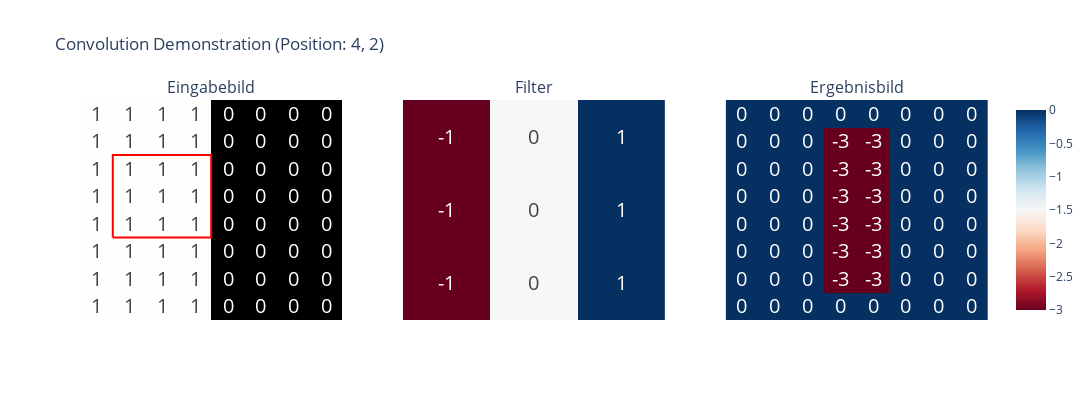
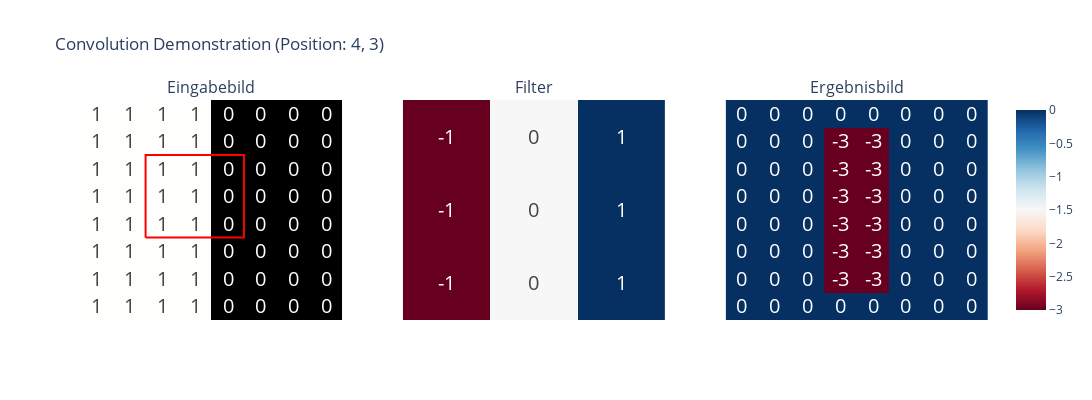
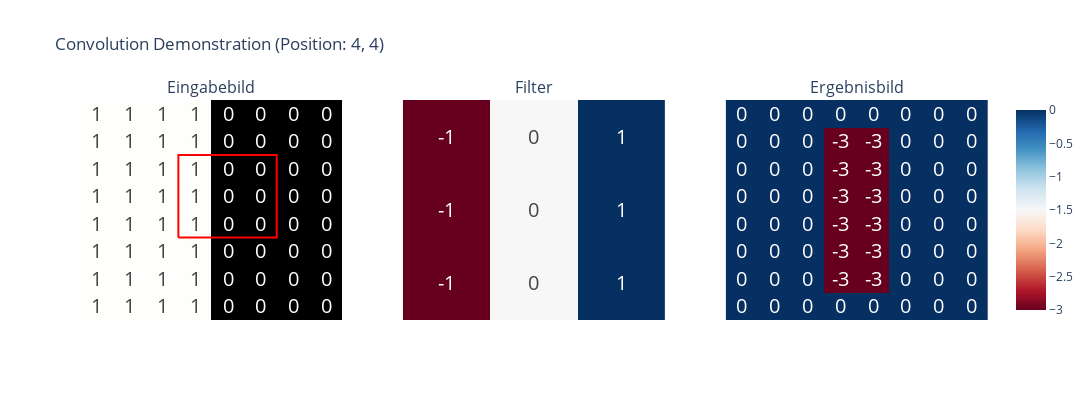
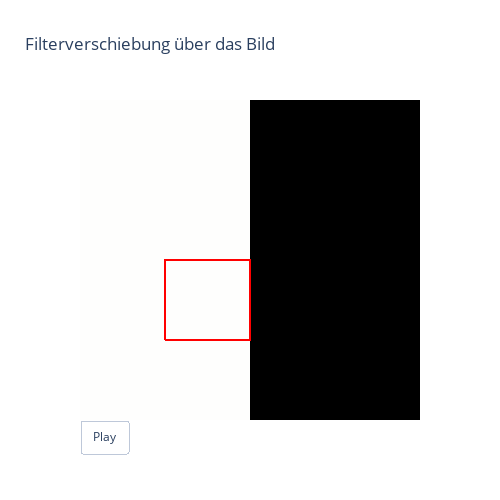

Notebook code cell kept with these figures, in order:
### Markdown cell above
# Wie Netze Bilder verarbeiten (Convolution)

### Code cell
import numpy as np
import plotly.graph_objects as go
from plotly.subplots import make_subplots

# Ein einfaches 8x8 Bild mit einer vertikalen Kante erstellen
image = np.zeros((8, 8))
image[:, :4] = 1  # Linke Hälfte weiß, rechte Hälfte schwarz

# Kantenerkennungsfilter definieren
filter = np.array([
    [-1, 0, 1],
    [-1, 0, 1],
    [-1, 0, 1]
])

# Funktion für Convolution an einer Position
def apply_filter(image, filter, pos_x, pos_y):
    result = 0
    for i in range(3):
        for j in range(3):
            if (pos_x+i-1 >= 0 and pos_x+i-1 < image.shape[0] and 
                pos_y+j-1 >= 0 and pos_y+j-1 < image.shape[1]):
                result += image[pos_x+i-1, pos_y+j-1] * filter[i, j]
    return result

# Komplettes Ergebnisbild berechnen
result_image = np.zeros_like(image)
for i in range(1, image.shape[0]-1):
    for j in range(1, image.shape[1]-1):
        result_image[i, j] = apply_filter(image, filter, i, j)

# Visualisierung
def plot_convolution(image, filter, pos_x, pos_y):
    # Erstelle Figure mit Subplots
    fig = make_subplots(
        rows=1, cols=3,
        subplot_titles=('Eingabebild', 'Filter', 'Ergebnisbild'),
        column_widths=[0.33, 0.33, 0.33]
    )

    # Eingabebild
    fig.add_trace(
        go.Heatmap(
            z=image,
            colorscale='gray',
            showscale=False,
            text=np.round(image, 2),
            texttemplate='%{text}',
            textfont={"size": 20},
        ),
        row=1, col=1
    )

    # Filter hervorheben
    if pos_x is not None and pos_y is not None:
        fig.add_trace(
            go.Scatter(
                x=[pos_y-1.5, pos_y+1.5, pos_y+1.5, pos_y-1.5, pos_y-1.5],
                y=[pos_x-1.5, pos_x-1.5, pos_x+1.5, pos_x+1.5, pos_x-1.5],
                mode='lines',
                line=dict(color='red', width=2),
                showlegend=False
            ),
            row=1, col=1
        )

    # Filter
    fig.add_trace(
        go.Heatmap(
            z=filter,
            colorscale='RdBu',
            text=filter,
            texttemplate='%{text}',
            textfont={"size": 20},
            showscale=False
        ),
        row=1, col=2
    )

    # Ergebnisbild
    fig.add_trace(
        go.Heatmap(
            z=result_image,
            colorscale='RdBu',
            text=np.round(result_image, 2),
            texttemplate='%{text}',
            textfont={"size": 20},
        ),
        row=1, col=3
    )

    # Layout anpassen
    fig.update_layout(
        height=400,
        width=1200,
        title_text=f"Convolution Demonstration (Position: {pos_x}, {pos_y})",
        showlegend=False
    )

    # Achsen anpassen
    for i in range(1, 4):
        fig.update_xaxes(showgrid=False, zeroline=False, showticklabels=False, row=1, col=i)
        fig.update_yaxes(showgrid=False, zeroline=False, showticklabels=False, row=1, col=i)

    fig.show()

# Verschiedene Positionen zeigen
positions = [(4, 2), (4, 3), (4, 4)]  # Positionen vor, auf und nach der Kante
for pos_x, pos_y in positions:
    plot_convolution(image, filter, pos_x, pos_y)

# Zusätzlich: Animation der Filterverschiebung erstellen
frames = []
for x in range(1, 7):
    for y in range(1, 7):
        frames.append(go.Frame(
            data=[
                go.Heatmap(z=image, colorscale='gray', showscale=False),
                go.Scatter(
                    x=[y-1.5, y+1.5, y+1.5, y-1.5, y-1.5],
                    y=[x-1.5, x-1.5, x+1.5, x+1.5, x-1.5],
                    mode='lines',
                    line=dict(color='red', width=2)
                )
            ],
            name=f'frame_{x}_{y}'
        ))
fig = go.Figure()

# Basisdaten (erstes Frame)
fig.add_trace(
    go.Heatmap(
        z=image,
        colorscale='gray',
        showscale=False,
        name='image'
    )
)

fig.add_trace(
    go.Scatter(
        x=[1.5, 3.5, 3.5, 1.5, 1.5],
        y=[1.5, 1.5, 3.5, 3.5, 1.5],
        mode='lines',
        line=dict(color='red', width=2),
        name='filter'
    )
)

# Frames erstellen
frames = []
for x in range(1, 7):
    for y in range(1, 7):
        frame = go.Frame(
            data=[
                # Bild in jedem Frame neu zeichnen
                go.Heatmap(
                    z=image,
                    colorscale='gray',
                    showscale=False,
                    name='image'
                ),
                # Rotes Rechteck für Filter-Position
                go.Scatter(
                    x=[y-1.5, y+1.5, y+1.5, y-1.5, y-1.5],
                    y=[x-1.5, x-1.5, x+1.5, x+1.5, x-1.5],
                    mode='lines',
                    line=dict(color='red', width=2),
                    name='filter'
                )
            ],
            name=f'frame_{x}_{y}'
        )
        frames.append(frame)

fig.frames = frames

# Layout optimieren
fig.update_layout(
    title="Filterverschiebung über das Bild",
    width=500,
    height=500,
    updatemenus=[{
        'type': 'buttons',
        'showactive': False,
        'y': 0,
        'x': 0,
        'xanchor': 'left',
        'yanchor': 'top',
        'buttons': [{
            'label': 'Play',
            'method': 'animate',
            'args': [None, {
                'frame': {'duration': 300, 'redraw': True},
                'fromcurrent': True,
                'mode': 'immediate',
            }]
        }]
    }]
)

# Achsen anpassen
fig.update_xaxes(showgrid=False, zeroline=False, showticklabels=False, range=[-0.5, 7.5])
fig.update_yaxes(showgrid=False, zeroline=False, showticklabels=False, range=[-0.5, 7.5])

fig.show()

### Figure 1 — Plotly figure (JSON) as saved in the notebook; plotly's stock layout.template omitted (floating-point values rounded to 4 significant figures)
{"data": [{"colorscale": [[0, "rgb(0, 0, 0)"], [0.09091, "rgb(16, 16, 16)"], [0.1818, "rgb(38, 38, 38)"], [0.2727, "rgb(59, 59, 59)"], [0.3636, "rgb(81, 80, 80)"], [0.4545, "rgb(102, 101, 101)"], [0.5455, "rgb(124, 123, 122)"], [0.6364, "rgb(146, 146, 145)"], [0.7273, "rgb(171, 171, 170)"], [0.8182, "rgb(197, 197, 195)"], [0.9091, "rgb(224, 224, 223)"], [1, "rgb(254, 254, 253)"]], "showscale": false, "text": [[1, 1, 1, 1, 0, 0, 0, 0], [1, 1, 1, 1, 0, 0, 0, 0], [1, 1, 1, 1, 0, 0, 0, 0], [1, 1, 1, 1, 0, 0, 0, 0], [1, 1, 1, 1, 0, 0, 0, 0], [1, 1, 1, 1, 0, 0, 0, 0], [1, 1, 1, 1, 0, 0, 0, 0], [1, 1, 1, 1, 0, 0, 0, 0]], "textfont": {"size": 20}, "texttemplate": "%{text}", "type": "heatmap", "xaxis": "x", "yaxis": "y", "z": [[1, 1, 1, 1, 0, 0, 0, 0], [1, 1, 1, 1, 0, 0, 0, 0], [1, 1, 1, 1, 0, 0, 0, 0], [1, 1, 1, 1, 0, 0, 0, 0], [1, 1, 1, 1, 0, 0, 0, 0], [1, 1, 1, 1, 0, 0, 0, 0], [1, 1, 1, 1, 0, 0, 0, 0], [1, 1, 1, 1, 0, 0, 0, 0]]}, {"line": {"color": "red", "width": 2}, "mode": "lines", "showlegend": false, "type": "scatter", "x": [0.5, 3.5, 3.5, 0.5, 0.5], "xaxis": "x", "y": [2.5, 2.5, 5.5, 5.5, 2.5], "yaxis": "y"}, {"colorscale": [[0, "rgb(103,0,31)"], [0.1, "rgb(178,24,43)"], [0.2, "rgb(214,96,77)"], [0.3, "rgb(244,165,130)"], [0.4, "rgb(253,219,199)"], [0.5, "rgb(247,247,247)"], [0.6, "rgb(209,229,240)"], [0.7, "rgb(146,197,222)"], [0.8, "rgb(67,147,195)"], [0.9, "rgb(33,102,172)"], [1, "rgb(5,48,97)"]], "showscale": false, "text": [[-1, 0, 1], [-1, 0, 1], [-1, 0, 1]], "textfont": {"size": 20}, "texttemplate": "%{text}", "type": "heatmap", "xaxis": "x2", "yaxis": "y2", "z": [[-1, 0, 1], [-1, 0, 1], [-1, 0, 1]]}, {"colorscale": [[0, "rgb(103,0,31)"], [0.1, "rgb(178,24,43)"], [0.2, "rgb(214,96,77)"], [0.3, "rgb(244,165,130)"], [0.4, "rgb(253,219,199)"], [0.5, "rgb(247,247,247)"], [0.6, "rgb(209,229,240)"], [0.7, "rgb(146,197,222)"], [0.8, "rgb(67,147,195)"], [0.9, "rgb(33,102,172)"], [1, "rgb(5,48,97)"]], "text": [[0, 0, 0, 0, 0, 0, 0, 0], [0, 0, 0, -3, -3, 0, 0, 0], [0, 0, 0, -3, -3, 0, 0, 0], [0, 0, 0, -3, -3, 0, 0, 0], [0, 0, 0, -3, -3, 0, 0, 0], [0, 0, 0, -3, -3, 0, 0, 0], [0, 0, 0, -3, -3, 0, 0, 0], [0, 0, 0, 0, 0, 0, 0, 0]], "textfont": {"size": 20}, "texttemplate": "%{text}", "type": "heatmap", "xaxis": "x3", "yaxis": "y3", "z": [[0, 0, 0, 0, 0, 0, 0, 0], [0, 0, 0, -3, -3, 0, 0, 0], [0, 0, 0, -3, -3, 0, 0, 0], [0, 0, 0, -3, -3, 0, 0, 0], [0, 0, 0, -3, -3, 0, 0, 0], [0, 0, 0, -3, -3, 0, 0, 0], [0, 0, 0, -3, -3, 0, 0, 0], [0, 0, 0, 0, 0, 0, 0, 0]]}], "layout": {"annotations": [{"font": {"size": 16}, "showarrow": false, "text": "Eingabebild", "x": 0.1444, "xanchor": "center", "xref": "paper", "y": 1, "yanchor": "bottom", "yref": "paper"}, {"font": {"size": 16}, "showarrow": false, "text": "Filter", "x": 0.5, "xanchor": "center", "xref": "paper", "y": 1, "yanchor": "bottom", "yref": "paper"}, {"font": {"size": 16}, "showarrow": false, "text": "Ergebnisbild", "x": 0.8556, "xanchor": "center", "xref": "paper", "y": 1, "yanchor": "bottom", "yref": "paper"}], "height": 400, "showlegend": false, "title": {"text": "Convolution Demonstration (Position: 4, 2)"}, "width": 1200, "xaxis": {"anchor": "y", "domain": [0, 0.2889], "showgrid": false, "showticklabels": false, "zeroline": false}, "xaxis2": {"anchor": "y2", "domain": [0.3556, 0.6444], "showgrid": false, "showticklabels": false, "zeroline": false}, "xaxis3": {"anchor": "y3", "domain": [0.7111, 1], "showgrid": false, "showticklabels": false, "zeroline": false}, "yaxis": {"anchor": "x", "domain": [0, 1], "showgrid": false, "showticklabels": false, "zeroline": false}, "yaxis2": {"anchor": "x2", "domain": [0, 1], "showgrid": false, "showticklabels": false, "zeroline": false}, "yaxis3": {"anchor": "x3", "domain": [0, 1], "showgrid": false, "showticklabels": false, "zeroline": false}}}

### Figure 2 — Plotly figure (JSON) as saved in the notebook; plotly's stock layout.template omitted (floating-point values rounded to 4 significant figures)
{"data": [{"colorscale": [[0, "rgb(0, 0, 0)"], [0.09091, "rgb(16, 16, 16)"], [0.1818, "rgb(38, 38, 38)"], [0.2727, "rgb(59, 59, 59)"], [0.3636, "rgb(81, 80, 80)"], [0.4545, "rgb(102, 101, 101)"], [0.5455, "rgb(124, 123, 122)"], [0.6364, "rgb(146, 146, 145)"], [0.7273, "rgb(171, 171, 170)"], [0.8182, "rgb(197, 197, 195)"], [0.9091, "rgb(224, 224, 223)"], [1, "rgb(254, 254, 253)"]], "showscale": false, "text": [[1, 1, 1, 1, 0, 0, 0, 0], [1, 1, 1, 1, 0, 0, 0, 0], [1, 1, 1, 1, 0, 0, 0, 0], [1, 1, 1, 1, 0, 0, 0, 0], [1, 1, 1, 1, 0, 0, 0, 0], [1, 1, 1, 1, 0, 0, 0, 0], [1, 1, 1, 1, 0, 0, 0, 0], [1, 1, 1, 1, 0, 0, 0, 0]], "textfont": {"size": 20}, "texttemplate": "%{text}", "type": "heatmap", "xaxis": "x", "yaxis": "y", "z": [[1, 1, 1, 1, 0, 0, 0, 0], [1, 1, 1, 1, 0, 0, 0, 0], [1, 1, 1, 1, 0, 0, 0, 0], [1, 1, 1, 1, 0, 0, 0, 0], [1, 1, 1, 1, 0, 0, 0, 0], [1, 1, 1, 1, 0, 0, 0, 0], [1, 1, 1, 1, 0, 0, 0, 0], [1, 1, 1, 1, 0, 0, 0, 0]]}, {"line": {"color": "red", "width": 2}, "mode": "lines", "showlegend": false, "type": "scatter", "x": [1.5, 4.5, 4.5, 1.5, 1.5], "xaxis": "x", "y": [2.5, 2.5, 5.5, 5.5, 2.5], "yaxis": "y"}, {"colorscale": [[0, "rgb(103,0,31)"], [0.1, "rgb(178,24,43)"], [0.2, "rgb(214,96,77)"], [0.3, "rgb(244,165,130)"], [0.4, "rgb(253,219,199)"], [0.5, "rgb(247,247,247)"], [0.6, "rgb(209,229,240)"], [0.7, "rgb(146,197,222)"], [0.8, "rgb(67,147,195)"], [0.9, "rgb(33,102,172)"], [1, "rgb(5,48,97)"]], "showscale": false, "text": [[-1, 0, 1], [-1, 0, 1], [-1, 0, 1]], "textfont": {"size": 20}, "texttemplate": "%{text}", "type": "heatmap", "xaxis": "x2", "yaxis": "y2", "z": [[-1, 0, 1], [-1, 0, 1], [-1, 0, 1]]}, {"colorscale": [[0, "rgb(103,0,31)"], [0.1, "rgb(178,24,43)"], [0.2, "rgb(214,96,77)"], [0.3, "rgb(244,165,130)"], [0.4, "rgb(253,219,199)"], [0.5, "rgb(247,247,247)"], [0.6, "rgb(209,229,240)"], [0.7, "rgb(146,197,222)"], [0.8, "rgb(67,147,195)"], [0.9, "rgb(33,102,172)"], [1, "rgb(5,48,97)"]], "text": [[0, 0, 0, 0, 0, 0, 0, 0], [0, 0, 0, -3, -3, 0, 0, 0], [0, 0, 0, -3, -3, 0, 0, 0], [0, 0, 0, -3, -3, 0, 0, 0], [0, 0, 0, -3, -3, 0, 0, 0], [0, 0, 0, -3, -3, 0, 0, 0], [0, 0, 0, -3, -3, 0, 0, 0], [0, 0, 0, 0, 0, 0, 0, 0]], "textfont": {"size": 20}, "texttemplate": "%{text}", "type": "heatmap", "xaxis": "x3", "yaxis": "y3", "z": [[0, 0, 0, 0, 0, 0, 0, 0], [0, 0, 0, -3, -3, 0, 0, 0], [0, 0, 0, -3, -3, 0, 0, 0], [0, 0, 0, -3, -3, 0, 0, 0], [0, 0, 0, -3, -3, 0, 0, 0], [0, 0, 0, -3, -3, 0, 0, 0], [0, 0, 0, -3, -3, 0, 0, 0], [0, 0, 0, 0, 0, 0, 0, 0]]}], "layout": {"annotations": [{"font": {"size": 16}, "showarrow": false, "text": "Eingabebild", "x": 0.1444, "xanchor": "center", "xref": "paper", "y": 1, "yanchor": "bottom", "yref": "paper"}, {"font": {"size": 16}, "showarrow": false, "text": "Filter", "x": 0.5, "xanchor": "center", "xref": "paper", "y": 1, "yanchor": "bottom", "yref": "paper"}, {"font": {"size": 16}, "showarrow": false, "text": "Ergebnisbild", "x": 0.8556, "xanchor": "center", "xref": "paper", "y": 1, "yanchor": "bottom", "yref": "paper"}], "height": 400, "showlegend": false, "title": {"text": "Convolution Demonstration (Position: 4, 3)"}, "width": 1200, "xaxis": {"anchor": "y", "domain": [0, 0.2889], "showgrid": false, "showticklabels": false, "zeroline": false}, "xaxis2": {"anchor": "y2", "domain": [0.3556, 0.6444], "showgrid": false, "showticklabels": false, "zeroline": false}, "xaxis3": {"anchor": "y3", "domain": [0.7111, 1], "showgrid": false, "showticklabels": false, "zeroline": false}, "yaxis": {"anchor": "x", "domain": [0, 1], "showgrid": false, "showticklabels": false, "zeroline": false}, "yaxis2": {"anchor": "x2", "domain": [0, 1], "showgrid": false, "showticklabels": false, "zeroline": false}, "yaxis3": {"anchor": "x3", "domain": [0, 1], "showgrid": false, "showticklabels": false, "zeroline": false}}}

### Figure 3 — Plotly figure (JSON) as saved in the notebook; plotly's stock layout.template omitted (floating-point values rounded to 4 significant figures)
{"data": [{"colorscale": [[0, "rgb(0, 0, 0)"], [0.09091, "rgb(16, 16, 16)"], [0.1818, "rgb(38, 38, 38)"], [0.2727, "rgb(59, 59, 59)"], [0.3636, "rgb(81, 80, 80)"], [0.4545, "rgb(102, 101, 101)"], [0.5455, "rgb(124, 123, 122)"], [0.6364, "rgb(146, 146, 145)"], [0.7273, "rgb(171, 171, 170)"], [0.8182, "rgb(197, 197, 195)"], [0.9091, "rgb(224, 224, 223)"], [1, "rgb(254, 254, 253)"]], "showscale": false, "text": [[1, 1, 1, 1, 0, 0, 0, 0], [1, 1, 1, 1, 0, 0, 0, 0], [1, 1, 1, 1, 0, 0, 0, 0], [1, 1, 1, 1, 0, 0, 0, 0], [1, 1, 1, 1, 0, 0, 0, 0], [1, 1, 1, 1, 0, 0, 0, 0], [1, 1, 1, 1, 0, 0, 0, 0], [1, 1, 1, 1, 0, 0, 0, 0]], "textfont": {"size": 20}, "texttemplate": "%{text}", "type": "heatmap", "xaxis": "x", "yaxis": "y", "z": [[1, 1, 1, 1, 0, 0, 0, 0], [1, 1, 1, 1, 0, 0, 0, 0], [1, 1, 1, 1, 0, 0, 0, 0], [1, 1, 1, 1, 0, 0, 0, 0], [1, 1, 1, 1, 0, 0, 0, 0], [1, 1, 1, 1, 0, 0, 0, 0], [1, 1, 1, 1, 0, 0, 0, 0], [1, 1, 1, 1, 0, 0, 0, 0]]}, {"line": {"color": "red", "width": 2}, "mode": "lines", "showlegend": false, "type": "scatter", "x": [2.5, 5.5, 5.5, 2.5, 2.5], "xaxis": "x", "y": [2.5, 2.5, 5.5, 5.5, 2.5], "yaxis": "y"}, {"colorscale": [[0, "rgb(103,0,31)"], [0.1, "rgb(178,24,43)"], [0.2, "rgb(214,96,77)"], [0.3, "rgb(244,165,130)"], [0.4, "rgb(253,219,199)"], [0.5, "rgb(247,247,247)"], [0.6, "rgb(209,229,240)"], [0.7, "rgb(146,197,222)"], [0.8, "rgb(67,147,195)"], [0.9, "rgb(33,102,172)"], [1, "rgb(5,48,97)"]], "showscale": false, "text": [[-1, 0, 1], [-1, 0, 1], [-1, 0, 1]], "textfont": {"size": 20}, "texttemplate": "%{text}", "type": "heatmap", "xaxis": "x2", "yaxis": "y2", "z": [[-1, 0, 1], [-1, 0, 1], [-1, 0, 1]]}, {"colorscale": [[0, "rgb(103,0,31)"], [0.1, "rgb(178,24,43)"], [0.2, "rgb(214,96,77)"], [0.3, "rgb(244,165,130)"], [0.4, "rgb(253,219,199)"], [0.5, "rgb(247,247,247)"], [0.6, "rgb(209,229,240)"], [0.7, "rgb(146,197,222)"], [0.8, "rgb(67,147,195)"], [0.9, "rgb(33,102,172)"], [1, "rgb(5,48,97)"]], "text": [[0, 0, 0, 0, 0, 0, 0, 0], [0, 0, 0, -3, -3, 0, 0, 0], [0, 0, 0, -3, -3, 0, 0, 0], [0, 0, 0, -3, -3, 0, 0, 0], [0, 0, 0, -3, -3, 0, 0, 0], [0, 0, 0, -3, -3, 0, 0, 0], [0, 0, 0, -3, -3, 0, 0, 0], [0, 0, 0, 0, 0, 0, 0, 0]], "textfont": {"size": 20}, "texttemplate": "%{text}", "type": "heatmap", "xaxis": "x3", "yaxis": "y3", "z": [[0, 0, 0, 0, 0, 0, 0, 0], [0, 0, 0, -3, -3, 0, 0, 0], [0, 0, 0, -3, -3, 0, 0, 0], [0, 0, 0, -3, -3, 0, 0, 0], [0, 0, 0, -3, -3, 0, 0, 0], [0, 0, 0, -3, -3, 0, 0, 0], [0, 0, 0, -3, -3, 0, 0, 0], [0, 0, 0, 0, 0, 0, 0, 0]]}], "layout": {"annotations": [{"font": {"size": 16}, "showarrow": false, "text": "Eingabebild", "x": 0.1444, "xanchor": "center", "xref": "paper", "y": 1, "yanchor": "bottom", "yref": "paper"}, {"font": {"size": 16}, "showarrow": false, "text": "Filter", "x": 0.5, "xanchor": "center", "xref": "paper", "y": 1, "yanchor": "bottom", "yref": "paper"}, {"font": {"size": 16}, "showarrow": false, "text": "Ergebnisbild", "x": 0.8556, "xanchor": "center", "xref": "paper", "y": 1, "yanchor": "bottom", "yref": "paper"}], "height": 400, "showlegend": false, "title": {"text": "Convolution Demonstration (Position: 4, 4)"}, "width": 1200, "xaxis": {"anchor": "y", "domain": [0, 0.2889], "showgrid": false, "showticklabels": false, "zeroline": false}, "xaxis2": {"anchor": "y2", "domain": [0.3556, 0.6444], "showgrid": false, "showticklabels": false, "zeroline": false}, "xaxis3": {"anchor": "y3", "domain": [0.7111, 1], "showgrid": false, "showticklabels": false, "zeroline": false}, "yaxis": {"anchor": "x", "domain": [0, 1], "showgrid": false, "showticklabels": false, "zeroline": false}, "yaxis2": {"anchor": "x2", "domain": [0, 1], "showgrid": false, "showticklabels": false, "zeroline": false}, "yaxis3": {"anchor": "x3", "domain": [0, 1], "showgrid": false, "showticklabels": false, "zeroline": false}}}

### Figure 4 — Plotly figure (JSON) as saved in the notebook; plotly's stock layout.template omitted (floating-point values rounded to 4 significant figures)
{"data": [{"colorscale": [[0, "rgb(0, 0, 0)"], [0.09091, "rgb(16, 16, 16)"], [0.1818, "rgb(38, 38, 38)"], [0.2727, "rgb(59, 59, 59)"], [0.3636, "rgb(81, 80, 80)"], [0.4545, "rgb(102, 101, 101)"], [0.5455, "rgb(124, 123, 122)"], [0.6364, "rgb(146, 146, 145)"], [0.7273, "rgb(171, 171, 170)"], [0.8182, "rgb(197, 197, 195)"], [0.9091, "rgb(224, 224, 223)"], [1, "rgb(254, 254, 253)"]], "name": "image", "showscale": false, "type": "heatmap", "z": [[1, 1, 1, 1, 0, 0, 0, 0], [1, 1, 1, 1, 0, 0, 0, 0], [1, 1, 1, 1, 0, 0, 0, 0], [1, 1, 1, 1, 0, 0, 0, 0], [1, 1, 1, 1, 0, 0, 0, 0], [1, 1, 1, 1, 0, 0, 0, 0], [1, 1, 1, 1, 0, 0, 0, 0], [1, 1, 1, 1, 0, 0, 0, 0]]}, {"line": {"color": "red", "width": 2}, "mode": "lines", "name": "filter", "type": "scatter", "x": [1.5, 3.5, 3.5, 1.5, 1.5], "y": [1.5, 1.5, 3.5, 3.5, 1.5]}], "layout": {"height": 500, "title": {"text": "Filterverschiebung über das Bild"}, "updatemenus": [{"buttons": [{"args": [null, {"frame": {"duration": 300, "redraw": true}, "fromcurrent": true, "mode": "immediate"}], "label": "Play", "method": "animate"}], "showactive": false, "type": "buttons", "x": 0, "xanchor": "left", "y": 0, "yanchor": "top"}], "width": 500, "xaxis": {"range": [-0.5, 7.5], "showgrid": false, "showticklabels": false, "zeroline": false}, "yaxis": {"range": [-0.5, 7.5], "showgrid": false, "showticklabels": false, "zeroline": false}}}
